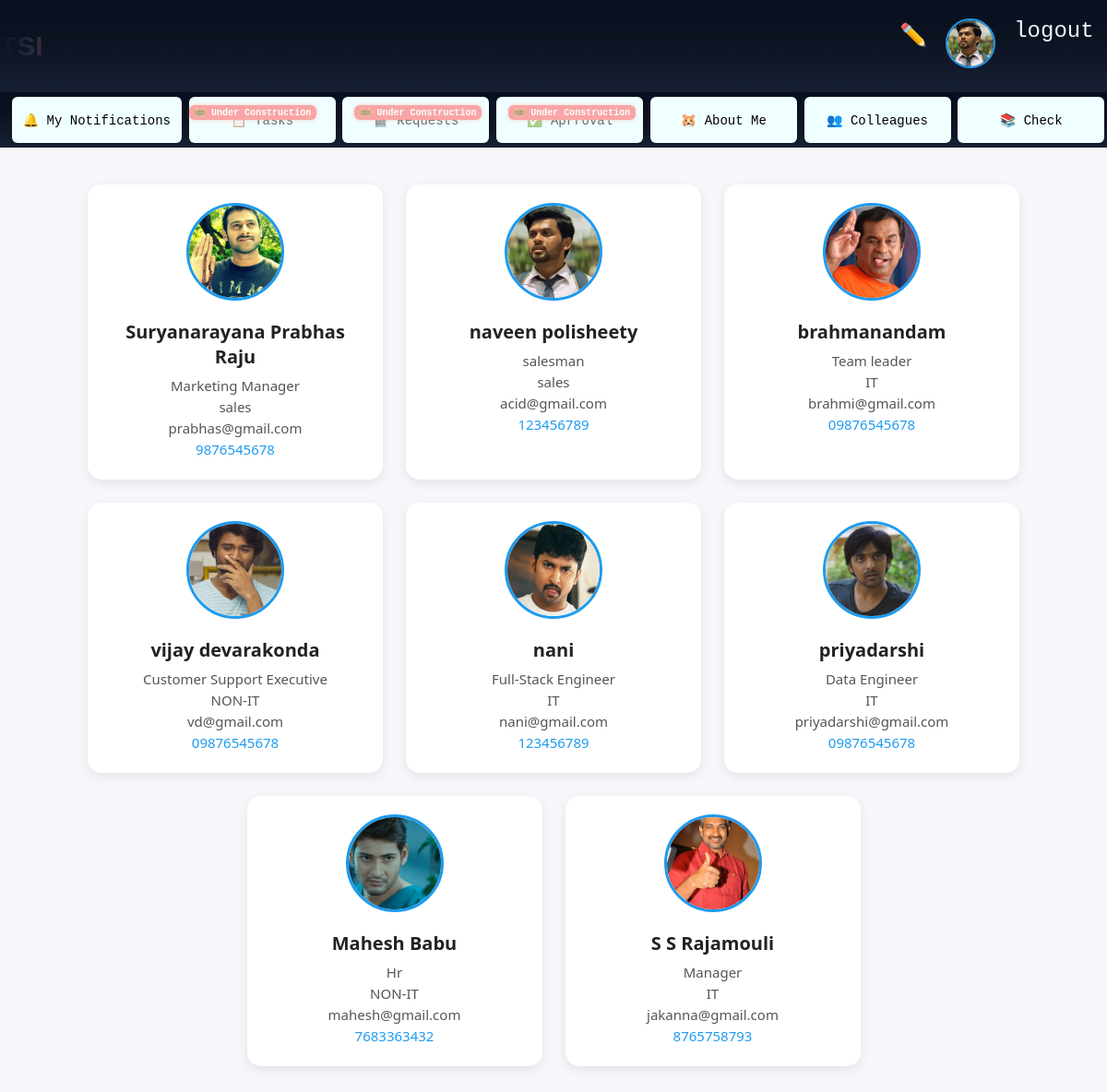
Page /colleagues (signed in) on the committed database.
### base/models.py (models this page shows, shortened)
class employess(models.Model):
    user=models.OneToOneField(User, on_delete=models.CASCADE,null=True)
    name=models.CharField(max_length=100)
    position=models.CharField(max_length=100)
    department=models.CharField(max_length=100)
    email=models.EmailField()
    phone=models.CharField(max_length=15)
    image=models.ImageField(upload_to='images/', null=True, blank=True)

### base/views.py (the view)
# urls.py: path('colleagues',views.colleagues,name='cole'),
@login_required(login_url='login')
def colleagues(request):
    e=employess.objects.all()
    return render(request,"colleagues.html",{'data':e})

### base/templates/colleagues.html (shortened to what this page needs)
{% extends 'main.html' %}
{% block content %}
<div class="container">
    {% for i in data %}
    <div>
        {% if i.image %}
            <img src="{{ i.image.url }}" alt="{{ i.name }}">
        {% else %}
            <img src="https://cdn-icons-png.flaticon.com/512/3135/3135715.png" alt="user">
        {% endif %}
        <h2>{{ i.name }}</h2>
        <span>{{ i.position }}</span>
        <span>{{ i.department }}</span>
        <span>{{ i.email }}</span>
        <span>{{ i.phone }}</span>
    </div>
    {% endfor %}
</div>
{% endblock %}

### templates/main.html (shortened to what this page needs)
{% load static %}
<!DOCTYPE html>
<html lang="en">
<head>
    <link rel="stylesheet" href="{% static 'style.css' %}">
</head>
<body>
    {% include 'nav.html' %}
    {% include 'content.html' %}
    {% block content %}
    {% endblock %}
</body>
</html>

### templates/nav.html (shortened to what this page needs)
<nav>
    <div class="logo">
        <a href="{% url 'home' %}" style="text-decoration: none;"><h1 class="name">TSI</h1></a>
    </div>
    <div class="menu">
            {% if user.is_authenticated %}
            <a href="{% url 'add' %}">✏️</a>
            <span class="icon"><a href="{% url 'profile' %}"><img src="{{user.employess.image.url}}" alt="" class="profile pic"></a></span>
            <a href="{% url 'logout' %}" style="color: aliceblue;"><pre>logout </pre></a>
            {% else %}
            <a href="{% url 'login' %}" style="color: aliceblue;">Login</a>
            <a href="{% url 'register' %}" style="color: aliceblue;">Register</a>
            {% endif %}
    </div>
</nav>

### templates/content.html (shortened to what this page needs)
<div class="content">
    <div class="box">
        <a href="{% url 'notify' %}"><pre>🔔 My Notifications</pre></a>
    </div>
    <div class="box">
        <a href=""><pre>📋 Tasks</pre></a>
    </div>
    <div class="box">
        <a href=""><pre>📓 Requests</pre></a>
    </div>
    <div class="box">
        <a href=""><pre>✅ Aprroval</pre></a>
    </div>
    <div class="box">
        <a href="{% url 'about' %}"><pre>🐹 About Me</pre></a>
    </div>
    <div class="box">
        <a href="{% url 'cole' %}"><pre>👥 Colleagues</pre></a>
    </div>
    <div class="box">
        <a href="{% url 'check' %}"><pre>📚 Check</pre></a>
    </div>
</div>

### static/style.css (style rules this page uses)
* { margin:0; padding: 0; }
nav { background: linear-gradient( 180deg, #071021 0%, #0b1220 40%, #172033 100% ); color: #e6e9ef; width:auto; height: 100px; display: flex; justify-content:space-between; align-items: center; }
nav .logo { display: flex; flex-direction: row; align-items: center; font-size:20px; gap: 10px; }
nav .logo .name { font-family: 'Poppins', sans-serif; text-transform: uppercase; text-align: center; background-image: linear-gradient( to right, #0b1220, #172033, #2b2d42, #5b232b, #2f5b3b, #6a4b33 ); background-size: 200% 100%; background-position: 0% 50%; -webkit-background-clip: text; background-clip: text; -webkit-text-fill-color: transparent; animation: gradient-slide 2.5s linear infinite; }
nav .menu { display: flex; flex-direction: row; gap: 20px; }
nav .menu a { text-decoration: none; font-size: 24px; }

### templates/nav.html (style rules this page uses)
.profile.pic { width: 50px; height: 50px; border-radius: 50%; object-fit: cover; border: 2px solid #1d9bf0; transition: transform 0.2s ease, box-shadow 0.2s ease; cursor: pointer; }

### templates/content.html (style rules this page uses)
.box a[href=""] { position: relative; pointer-events: none; opacity: 0.6; cursor: not-allowed; }
.box a[href=""] pre::after { content: "🚧 Under Construction"; position:absolute; top: -8px; right: -25px; background: #ff6b6b; color: #fff; font-size: 10px; font-weight: 600; padding: 2px 6px; border-radius: 6px; box-shadow: 0 0 4px rgba(255, 107, 107, 0.6); }

### base/templates/colleagues.html (style rules this page uses)
body { background: #f5f7fa; font-family: "Segoe UI", Arial, sans-serif; }
.container { display: flex; flex-wrap: wrap; justify-content: center; gap: 25px; margin: 40px auto; max-width: 1200px; }
.container > div { background: #fff; border-radius: 15px; box-shadow: 0 4px 12px rgba(0, 0, 0, 0.08); padding: 20px; width: 280px; text-align: center; transition: all 0.2s ease-in-out; }
.container img { width: 100px; height: 100px; object-fit: cover; border-radius: 50%; border: 3px solid #1d9bf0; margin-bottom: 15px; }
.container h2 { font-size: 20px; color: #222; margin-bottom: 8px; }
.container span { display: block; color: #555; font-size: 15px; margin: 3px 0; }
.container span:last-child { color: #1d9bf0; font-weight: 500; }

### rows in the picture
employess: image (picture), name "Suryanarayana Prabhas Raju", position "Marketing Manager", department "sales", email "prabhas@gmail.com", phone "9876545678"
employess: image (picture), name "naveen polisheety", position "salesman", department "sales", email "acid@gmail.com", phone "123456789"
employess: image (picture), name "brahmanandam", position "Team leader", department "IT", email "brahmi@gmail.com", phone "09876545678"
employess: image (picture), name "vijay devarakonda", position "Customer Support Executive", department "NON-IT", email "vd@gmail.com", phone "09876545678"
employess: image (picture), name "nani", position "Full-Stack Engineer", department "IT", email "nani@gmail.com", phone "123456789"
employess: image (picture), name "priyadarshi", position "Data Engineer", department "IT", email "priyadarshi@gmail.com", phone "09876545678"
employess: image (picture), name "Mahesh Babu", position "Hr", department "NON-IT", email "mahesh@gmail.com", phone "7683363432"
employess: image (picture), name "S S Rajamouli", position "Manager", department "IT", email "jakanna@gmail.com", phone "8765758793"
